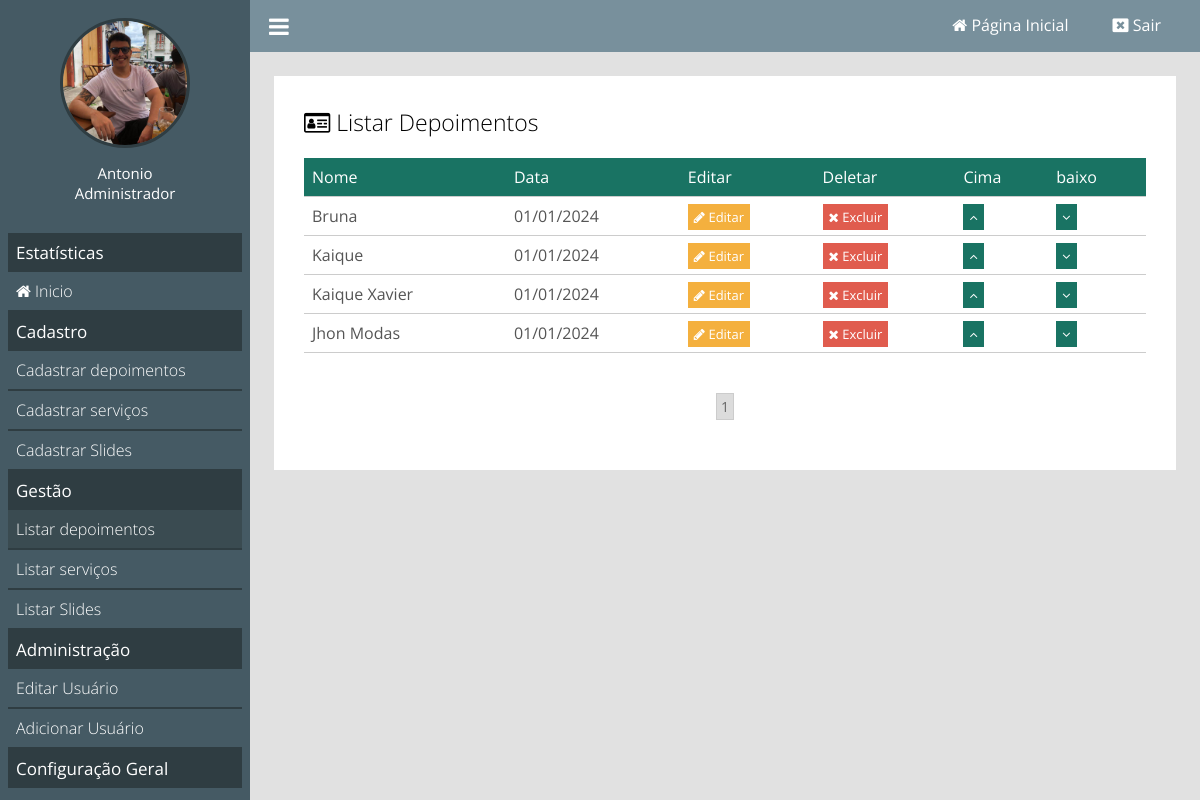
The page /painel/listar-depoimento (signed in) on the database as committed earlier.
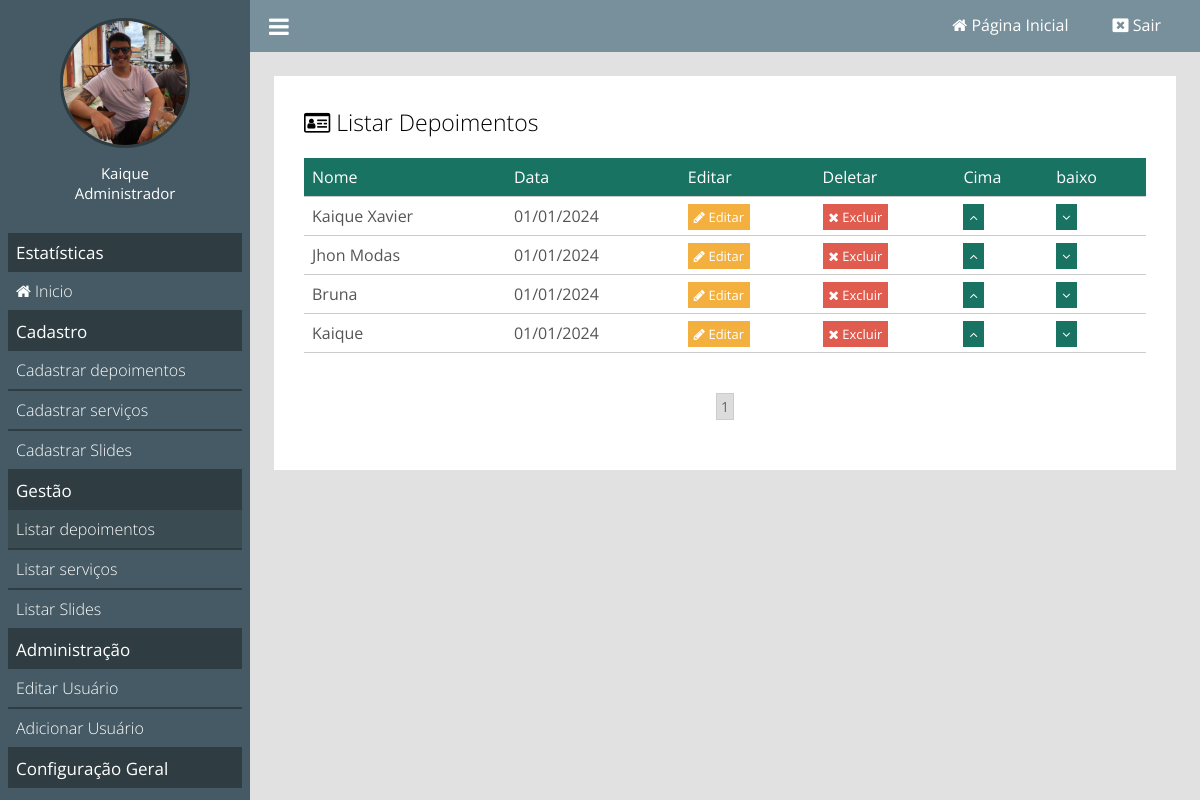
The same page on the database as committed later.
### classes/MySql.php (called while the page is built)
<?php
	class MySql	{
		private static $pdo;
		public static function conectar(){
			if(self::$pdo == null){
				try{
					self::$pdo = new PDO('mysql:host='.HOST.';dbname='.DATABASE, USER, PASSWORD, array(PDO::MYSQL_ATTR_INIT_COMMAND => "SET NAMES utf8"));
					self::$pdo->setAttribute(PDO::ATTR_ERRMODE, PDO::ERRMODE_EXCEPTION);
				} catch(Exception $e){
					echo '<div class="box-erro">Erro ao se conectar</div>';
				}
			}
			return self::$pdo;
		}
	}
?>

### painel/pages/listar-depoimento.php (the view, shortened to what the changed rows need)
<?php
	$paginaAtual = isset($_GET['pagina']) ? (int)$_GET['pagina'] : 1;
	$porPagina = 5;
	$depoimentos = Painel::selectAll('tb_site.depoimentos',($paginaAtual - 1) * $porPagina,$porPagina);
?>
<div class="box-content">
	<h2><i class="fa fa-id-card-o"></i> Listar Depoimentos</h2>
	<div class="wraper-table">
	<table>
		<tr>
			<td>Nome</td>
			<td>Data</td>
			<td>Editar</td>
			<td>Deletar</td>
			<td>Cima</td>
			<td>baixo</td>
		</tr>
		<?php
			foreach ($depoimentos as $key => $value) {
		?>
			<tr>
				<td><?php echo $value['nome'];?></td>
				<td><?php echo $value['data'];?></td>
				<td><a class="btn edit" href="<?php echo INCLUDE_PATH_PAINEL?>editar-depoimento?id=<?php echo $value['id'];?>"><i class="fa fa-pencil"></i> Editar</a></td>
				<td><a actionBtn="delete" class="btn delete" href="<?php echo INCLUDE_PATH_PAINEL ?>listar-depoimento?excluir=<?php echo $value['id']; ?>"><i class="fa fa-times"></i> Excluir</a></td>
				<td><a class="btn order" href="<?php echo INCLUDE_PATH_PAINEL ?>listar-depoimento?order=up&id=<?php echo $value['id'] ?>"><i class="fa fa-angle-up"></i></a></td>
				<td><a class="btn order" href="<?php echo INCLUDE_PATH_PAINEL ?>listar-depoimento?order=down&id=<?php echo $value['id'] ?>"><i class="fa fa-angle-down"></i></a></td>
			</tr>
		<?php }?>
	</table>
	</div>
	<div class="paginacao">
		<?php
			$totalPaginas = ceil(count(Painel::selectAll('tb_site.depoimentos')) / $porPagina);
			for($i = 1; $i <= $totalPaginas; $i++){
				if($i == $paginaAtual)
					echo '<a class="page-selected" href="'.INCLUDE_PATH_PAINEL.'listar-depoimento?pagina='.$i.'">'.$i.'</a>';
				else
					echo '<a href="'.INCLUDE_PATH_PAINEL.'listar-depoimento?pagina='.$i.'">'.$i.'</a>';
			}
		?>
	</div>
</div>

### painel/main.php (shortened to what the changed rows need)
<!DOCTYPE html>
<html>
    <head>
        <link href="<?php echo INCLUDE_PATH_PAINEL; ?>css/style.css" rel="stylesheet" />
        <link rel="stylesheet" href="https://cdnjs.cloudflare.com/ajax/libs/font-awesome/4.7.0/css/font-awesome.min.css">
    </head>
    <body>
    <div class="menu">
        <div class="menu-wraper">
            <div class="box-usuario">
                <?php
                    if($_SESSION['img'] == ''){
                ?>
                    <div class="avatar-usuario">
                        <i class="fa fa-user"></i>
                    </div>
                    <?php } else{ ?>
                        <div class="imagem-usuario">
                            <img src="<?php echo INCLUDE_PATH_PAINEL ?>uploads/<?php echo $_SESSION['img']; ?>" >
                        </div>
                    <?php }?>
                <div class="nome-usuario">
                    <p><?php echo $_SESSION['nome'];?></p>
                    <p><?php echo pegaCargo($_SESSION['cargo']);?></p>
                </div>
                <div class="items-menu">
                    <h2>Estatísticas</h2>
                    <a <?php selecionadoMenu(''); ?> href="<?php echo INCLUDE_PATH_PAINEL?>"><i class="fa fa-home"></i> Inicio</a>
                    <h2>Cadastro</h2>
                    <a <?php selecionadoMenu('cadastrar-depoimento'); ?>href="<?php echo INCLUDE_PATH_PAINEL ?>cadastrar-depoimento">Cadastrar depoimentos</a>
                    <a <?php selecionadoMenu('cadastrar-servico'); ?>href="<?php echo INCLUDE_PATH_PAINEL ?>cadastrar-servico">Cadastrar serviços</a>
                    <a <?php selecionadoMenu('cadastrar-slide'); ?>href="<?php echo INCLUDE_PATH_PAINEL ?>cadastrar-slide">Cadastrar Slides</a>
                    <h2>Gestão</h2>
                    <a <?php selecionadoMenu('listar-depoimento'); ?>href="<?php echo INCLUDE_PATH_PAINEL ?>listar-depoimento">Listar depoimentos</a>
                    <a <?php selecionadoMenu('listar-servico'); ?>href="<?php echo INCLUDE_PATH_PAINEL ?>listar-servico">Listar serviços</a>
                    <a <?php selecionadoMenu('listar-slide'); ?>href="<?php echo INCLUDE_PATH_PAINEL ?>listar-slide">Listar Slides</a>
                    <h2>Administração</h2>
                    <a <?php selecionadoMenu('editar-usuario'); ?>href="<?php echo INCLUDE_PATH_PAINEL ?>editar-usuario">Editar Usuário</a>
                    <a <?php selecionadoMenu('adicionar-usuario'); ?> <?php verificaPermissaoMenu(2); ?> href="<?php echo INCLUDE_PATH_PAINEL ?>adicionar-usuario">Adicionar Usuário</a>
                    <h2>Configuração Geral</h2>
                    <a <?php selecionadoMenu('editar-site'); ?>href="<?php echo INCLUDE_PATH_PAINEL ?>editar-site">Editar</a>
                </div>
            </div>
        </div>
    </div>
        <header>
            <div class="center">
                <div class="menu-btn">
                    <i class="fa fa-bars"></i>
                </div>
                <div class="loggout">
                    <a  <?php if(@$_GET['url'] ==''){ ?> style="background: #60727a; padding: 15px;" <?php } ?> href="<?php echo INCLUDE_PATH_PAINEL?>"><i class="fa fa-home"></i> Página Inicial</a>
                    <a href="<?php echo INCLUDE_PATH_PAINEL?>?loggout"><i class="fa fa-window-close"></i> <span>Sair </span></a>
                </div>
            </div>
        </header>
        <div class="content">
        <?php Painel::carregarPagina();?>
        </div>
    </body>
</html>

Rows that differ between the two databases and show on the page:
changed tb_site.depoimentos "Kaique Xavier": moves up the list
changed tb_site.depoimentos "Jhon Modas": moves up the list
Other text that changed with them:
$_SESSION['nome']: "Antonio" → "Kaique"
